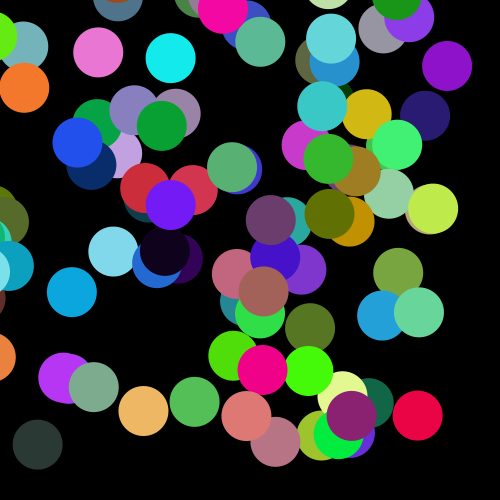
Frame 1 (no input)
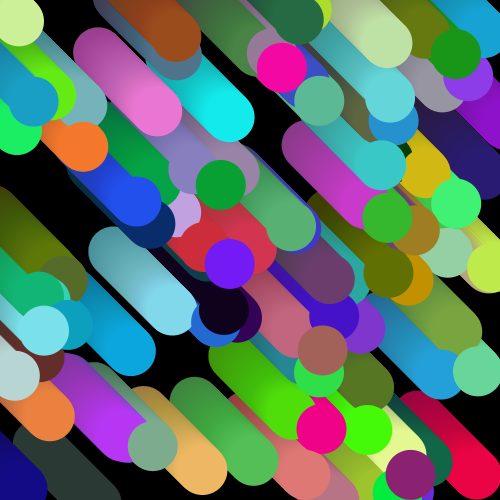
Frame 60 (the mouse pressed at the canvas centre just before this capture)
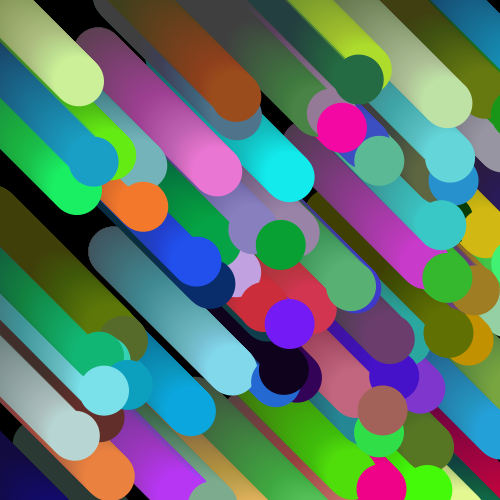
Frame 120 (the mouse held since frame 60 and released just before this capture)

The Processing sketch that drew these frames (run headless with seeded random() and noise(); from frame 60 on, the mouse is pressed at the canvas centre):

// Processing sketch: processing_55898
// ── processing_55898.pde



int centerX, centerY, total, c;
float[] centersX;
float[] centersY;
color[] colors;
color bg;
int ballSize;

void setup(){
  ballSize = 50;
  size(500,500);
  background(0);
  noStroke();
  noCursor();  // AMAGA EL CURSOR
  total = 100; 
  centersX = new float[total];
  centersY = new float[total];
  colors = new int[total];
  for( c = 0; c< total; c++ ) {
    colors[c] = color( random(255), random(255), random(255) );
    centersX[c] = random( 0, width);
    centersY[c] = random( 0, height);
  }
  //colorMode(RGB, 100);
  bg = color( 0, 0, 0 , 2 );
}

void draw() {
  for( int c = 0; c< total; c++ ) {
    fill( colors[c] );
    ellipse( centersX[c] - ballSize, centersY[c] - ballSize , ballSize, ballSize);
    centersX[c] = ((centersX[c]+1) % (width+(ballSize*2)) ) ;
    centersY[c] = ((centersY[c]+1) % (height+(ballSize*2)) ) ;
  // QUE GUAY AIXO >> centerX = (centerX+1) % width;
  }
  fill( bg );
  rect( 0,0,width,height );
  
}
